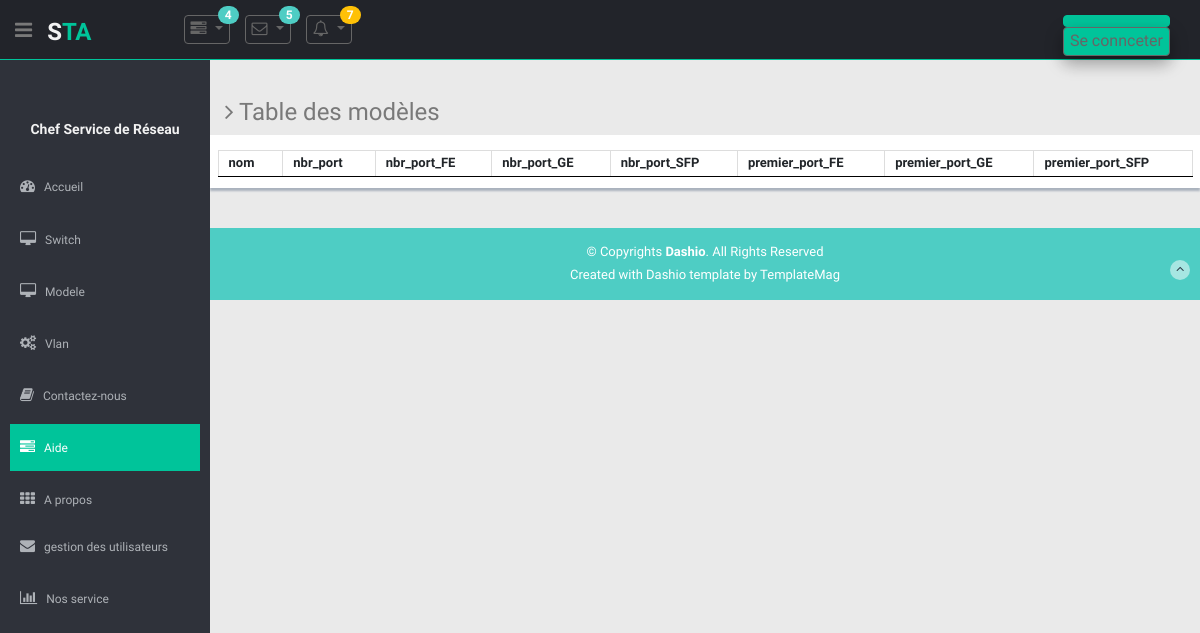
Before: /app_principal/modele/ with the older database file.
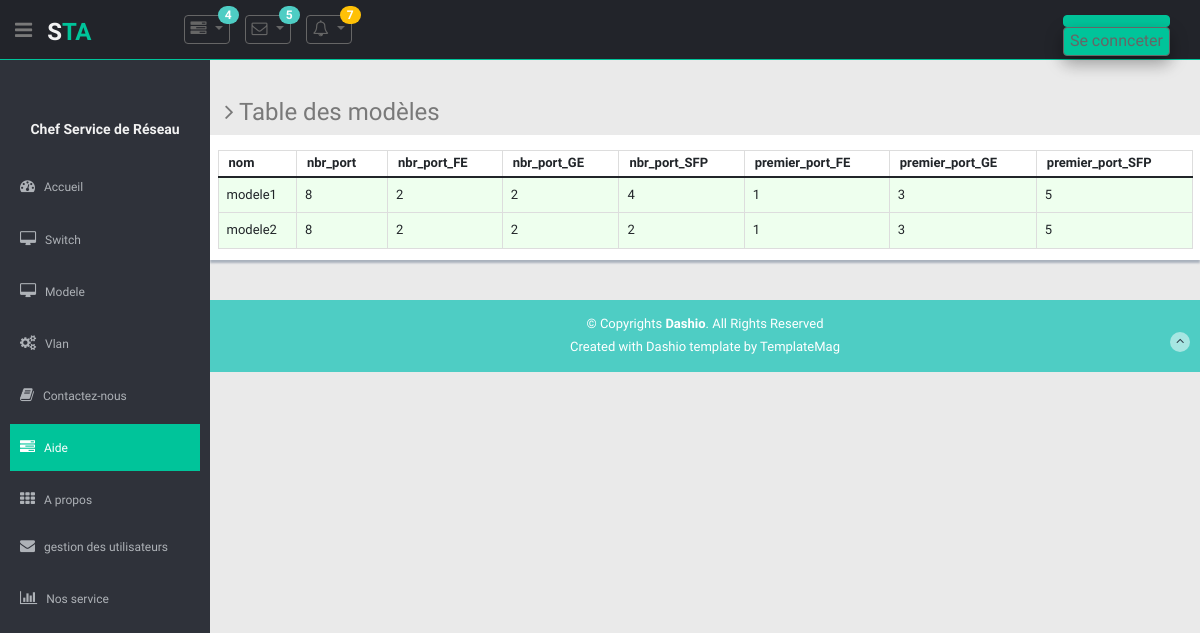
After: the same page with the newer database file.
### app_principal/models.py (models this page shows)
class ModeleSwitch(models.Model):
    nom = models.CharField('Nom du modèle', max_length=50,
                           default='', unique=True)
    nbr_port = models.PositiveIntegerField(default=0)
    nbr_port_FE = models.PositiveIntegerField(default=0)
    nbr_port_GE = models.PositiveIntegerField(default=0)
    nbr_port_SFP = models.PositiveIntegerField(default=0)
    premier_port_FE = models.PositiveIntegerField(
        default=1)  # on utilise le fait que les ports du meme
    premier_port_GE = models.PositiveIntegerField(
        default=1)  # type sont sequentiels
    premier_port_SFP = models.PositiveIntegerField(default=1)

### app_principal/views.py (the view)
# urls.py: path('modele/', views.modele_tab, name='modele'),
def modele_tab(request):
    cols_principales = ['nom', 'nbr_port', 'nbr_port_FE',
                        'nbr_port_GE', 'nbr_port_SFP', ' premier_port_FE', 'premier_port_GE', ' premier_port_SFP']
    cols_detail = []
    modeles = ModeleSwitch.objects.all()
    context = {'objet': 'modèles', 'objets': modeles,
               'colsp': cols_principales, 'colsd': cols_detail, }
    return render(request, 'app_principal/offictable.html', context)

### app_principal/templates/app_principal/offictable.html (shortened to what this page needs)
{% extends 'base.html' %}
  {% load static %}
  {% block css %}
  <link type="text/css" href="{% static 'lib/font-awesome/css/font-awesome.css' %}" rel="stylesheet" />
  <link type="text/css" href="{% static 'lib/advanced-datatable/css/demo_page.css' %}" rel="stylesheet" />
  <link type="text/css" href="{% static 'lib/advanced-datatable/css/demo_table.css' %}" rel="stylesheet" />
  <link rel="stylesheet" href="{% static 'lib/advanced-datatable/css/DT_bootstrap.css' %}" />
  {% endblock %}
 {% block content %}
    <section class="wrapper">
        <h3><i class="fa fa-angle-right"></i> Table des {{ objet }}</h3>
      <div class="row mb">
        <div class="content-panel">
              <div class="adv-table">
                <table cellpadding="0" cellspacing="0" class="display table table-bordered" id="hidden-table-info">
                  <thead>
                    <tr>
                      {% for col in colsp %}
                      <th>{{ col }}</th>
                      {% endfor %}
                    </tr>
                  </thead>
                  <tbody>
                    {% for s in objets %}
                      {% if objet == "modèles" %}
                        <tr class="gradeA">
                          <td>{{ s.nom }}</td>
                          <td>{{ s.nbr_port }}</td>
                          <td>{{ s.nbr_port_FE }}</td>
                          <td>{{ s.nbr_port_GE }}</td>
                          <td>{{ s.nbr_port_SFP }}</td>
                          <td>{{ s.premier_port_FE }}</td>
                          <td>{{ s.premier_port_GE }}</td>
                          <td>{{ s.premier_port_SFP }}</td>
                        </tr>
                      {% endif %}
                    {% endfor %}
                  </tbody>
                </table>
              </div>
        </div>
      </div>
    </section>
  {% endblock %}

Changed rows visible on the page:
added ModeleSwitch: nom "modele1", nbr_port "8", nbr_port_FE "2", nbr_port_GE "2", nbr_port_SFP "4", premier_port_FE "1", premier_port_GE "3", premier_port_SFP "5"
added ModeleSwitch: nom "modele2", nbr_port "8", nbr_port_FE "2", nbr_port_GE "2", nbr_port_SFP "2", premier_port_FE "1", premier_port_GE "3", premier_port_SFP "5"
